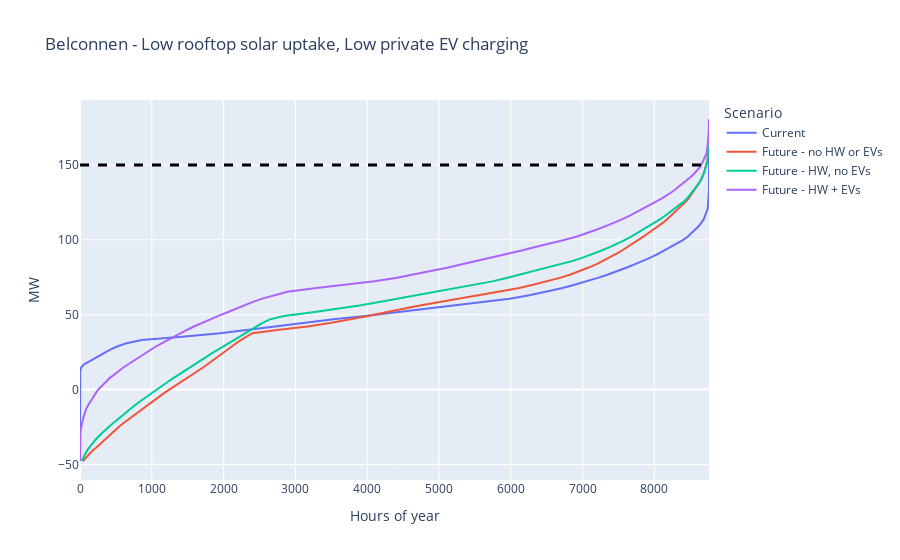

Notebook source saved alongside this figure:
### Code cell
nu_bins = 100
names = ['Current', 'Future - no HW or EVs', 'Future - HW, no EVs', 'Future - HW + EVs']
fig = go.Figure()
for i, data in enumerate([many_day_df_current, many_day_df_future_sans, many_day_df_future, many_day_df_future_EV]):
    occur, bins = np.histogram(data, range=(-50,y_max), bins=nu_bins, density=False)
    pdf = occur/sum(occur)
    cdf = np.cumsum(pdf) 

    fig.add_trace(go.Scatter(x=bins[1:], y=pdf, name=names[i]))

fig.add_vline(x=zs_combined_rating, line_width=3, line_dash="dash", line_color="black")
fig.update_layout(
    title=f"{SA_region} - {solar_uptake} rooftop solar uptake, {EV_private_charging} private EV charging",
    xaxis_title="MW",
    yaxis_title="Frequency",
    legend_title="Scenario",
)
# fig.show()
fig.write_image(f"{SA_region}-{solar_uptake}_solar-{EV_private_charging}_private_EV-frequency.png")

fig = go.Figure()
for i, data in enumerate([many_day_df_current, many_day_df_future_sans, many_day_df_future, many_day_df_future_EV]):
    occur, bins = np.histogram(data, range=(-50,y_max), bins=nu_bins, density=False)
    pdf = occur/sum(occur)
    cdf = np.cumsum(pdf) 

    fig.add_trace(go.Scatter(y=bins[1:], x=cdf*8760, name=names[i]))
    # fig.add_trace(go.Scatter(y=bins[1:][::-1], x=cdf*8760, name=names[i]))
fig.add_hline(y=zs_combined_rating, line_width=3, line_dash="dash", line_color="black")
fig.update_layout(
    title=f"{SA_region} - {solar_uptake} rooftop solar uptake, {EV_private_charging} private EV charging",
    xaxis_title="Hours of year",
    yaxis_title="MW",
    legend_title="Scenario",
)
fig.show()
fig.write_image(f"{SA_region}-{solar_uptake}_solar-{EV_private_charging}_private_EV-duration.png")
